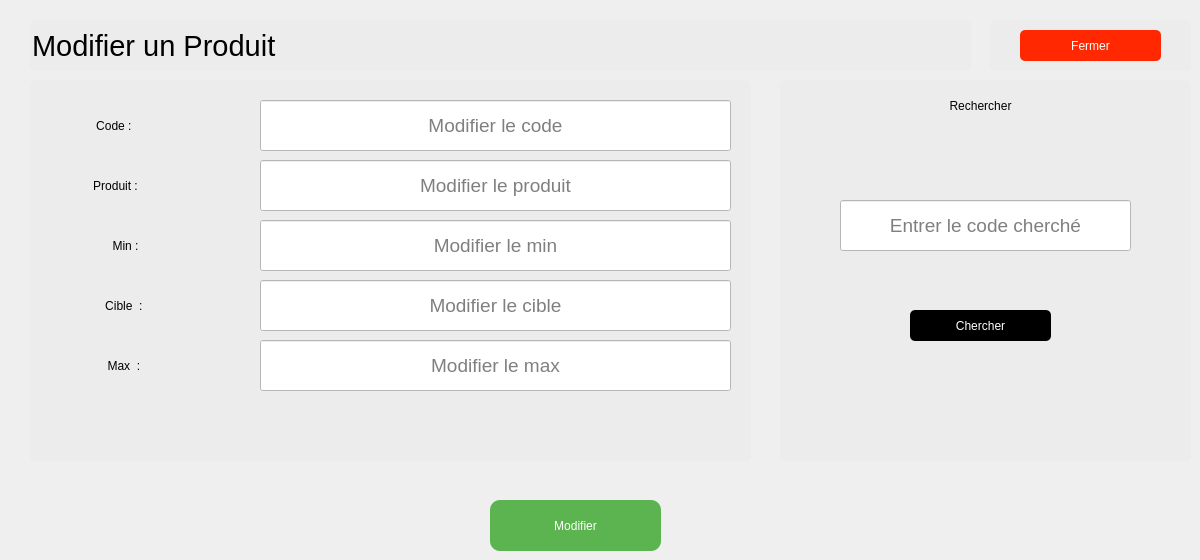
    <widget class="QWidget" name="tab_3">
     <attribute name="title">
      <string>Modifier</string>
     </attribute>
     <widget class="QLineEdit" name="modifyMinInput">
      <property name="geometry">
       <rect>
        <x>260</x>
        <y>220</y>
        <width>471</width>
        <height>51</height>
       </rect>
      </property>
      <property name="font">
       <font>
        <pointsize>14</pointsize>
       </font>
      </property>
      <property name="styleSheet">
       <string notr="true">background-color: rgb(255, 255, 255);</string>
      </property>
      <property name="alignment">
       <set>Qt::AlignCenter</set>
      </property>
      <property name="placeholderText">
       <string>Modifier le min</string>
      </property>
     </widget>
     <widget class="QLabel" name="label_8">
      <property name="geometry">
       <rect>
        <x>30</x>
        <y>290</y>
        <width>191</width>
        <height>31</height>
       </rect>
      </property>
      <property name="styleSheet">
       <string notr="true">
font: 14pt &quot;MS Shell Dlg 2&quot;;
background-color:#ececec;</string>
      </property>
      <property name="text">
       <string>Cible  : </string>
      </property>
      <property name="alignment">
       <set>Qt::AlignCenter</set>
      </property>
     </widget>
     <widget class="QPushButton" name="saveModificationsButton">
      <property name="geometry">
       <rect>
        <x>490</x>
        <y>500</y>
        <width>171</width>
        <height>51</height>
       </rect>
      </property>
      <property name="styleSheet">
       <string notr="true">/* Style de base pour le QPushButton */

QPushButton {
    background-color: #5bb450;
font: 75 15pt &quot;Nirmala UI&quot;; /* Bleu légèrement plus foncé que l'arrière-plan global */
    color: #ffffff; /* Texte blanc */
    border: 5px; /* Bordure bleue */
    border-radius: 10px; /* Coins arrondis */
    padding: 5px 10px; /* Espacement interne */

}

/* Style du QPushButton lorsqu'il est survolé */
QPushButton:hover {
    background-color: #1b6488; /* Bleu plus foncé au survol */
}

/* Style du QPushButton lorsqu'il est pressé (clic) */
QPushButton:pressed {
    background-color: #1a5c7a; /* Bleu encore plus foncé au clic */
}

/* Style du QPushButton lorsqu'il est en focus (tabulation) */
QPushButton:focus {
    outline: none; /* Supprimer le contour par défaut */
    border: 2px solid #1a5c7a; /* Bordure plus foncée lorsqu'en focus */
}

/* Style du QPushButton lorsqu'il est désactivé */
QPushButton:disabled {
    background-color: #b0b0b0; /* Fond gris clair pour les boutons désactivés */
    color: #707070; /* Couleur du texte grise pour les boutons désactivés */
    border: 2px solid #b0b0b0; /* Bordure grise pour les boutons désactivés */
}

/* Style général pour les widgets lorsqu'ils sont désactivés */
QWidget:disabled {
    background-color: #f0f0f0; /* Fond gris clair pour les widgets désactivés */
    color: #a0a0a0; /* Couleur du texte grise pour les widgets désactivés */
}
</string>
      </property>
      <property name="text">
       <string>Modifier</string>
      </property>
     </widget>
     <widget class="QLineEdit" name="modifyProduitInput">
      <property name="geometry">
       <rect>
        <x>260</x>
        <y>160</y>
        <width>471</width>
        <height>51</height>
       </rect>
      </property>
      <property name="font">
       <font>
        <pointsize>14</pointsize>
       </font>
      </property>
      <property name="styleSheet">
       <string notr="true">background-color: rgb(255, 255, 255);</string>
      </property>
      <property name="alignment">
       <set>Qt::AlignCenter</set>
      </property>
      <property name="placeholderText">
       <string>Modifier le produit</string>
      </property>
     </widget>
     <widget class="QLabel" name="label_9">
      <property name="geometry">
       <rect>
        <x>30</x>
        <y>350</y>
        <width>191</width>
        <height>31</height>
       </rect>
      </property>
      <property name="styleSheet">
       <string notr="true">
font: 14pt &quot;MS Shell Dlg 2&quot;;
background-color:#ececec;</string>
      </property>
      <property name="text">
       <string>Max  : </string>
      </property>
      <property name="alignment">
       <set>Qt::AlignCenter</set>
      </property>
     </widget>
     <widget class="QLabel" name="label_3">
      <property name="geometry">
       <rect>
        <x>50</x>
        <y>110</y>
        <width>131</width>
        <height>31</height>
       </rect>
      </property>
      <property name="styleSheet">
       <string notr="true">
font: 14pt &quot;MS Shell Dlg 2&quot;;
background-color:#ececec;</string>
      </property>
      <property name="text">
       <string>Code : </string>
      </property>
      <property name="alignment">
       <set>Qt::AlignCenter</set>
      </property>
     </widget>
     <widget class="QLineEdit" name="modifyCibleInput">
      <property name="geometry">
       <rect>
        <x>260</x>
        <y>280</y>
        <width>471</width>
        <height>51</height>
       </rect>
      </property>
      <property name="font">
       <font>
        <pointsize>14</pointsize>
       </font>
      </property>
      <property name="styleSheet">
       <string notr="true">background-color: rgb(255, 255, 255);</string>
      </property>
      <property name="alignment">
       <set>Qt::AlignCenter</set>
      </property>
      <property name="placeholderText">
       <string>Modifier le cible</string>
      </property>
     </widget>
     <widget class="QLineEdit" name="modifyCodeInput">
      <property name="geometry">
       <rect>
        <x>260</x>
        <y>100</y>
        <width>471</width>
        <height>51</height>
       </rect>
      </property>
      <property name="font">
       <font>
        <pointsize>14</pointsize>
       </font>
      </property>
      <property name="styleSheet">
       <string notr="true">background-color: rgb(255, 255, 255);</string>
      </property>
      <property name="alignment">
       <set>Qt::AlignCenter</set>
      </property>
      <property name="placeholderText">
       <string>Modifier le code</string>
      </property>
     </widget>
     <widget class="QLabel" name="label_5">
      <property name="geometry">
       <rect>
        <x>50</x>
        <y>170</y>
        <width>131</width>
        <height>31</height>
       </rect>
      </property>
      <property name="styleSheet">
       <string notr="true">
font: 14pt &quot;MS Shell Dlg 2&quot;;
background-color:#ececec;</string>
      </property>
      <property name="text">
       <string>Produit :</string>
      </property>
      <property name="alignment">
       <set>Qt::AlignCenter</set>
      </property>
     </widget>
     <widget class="QLabel" name="label_10">
      <property name="geometry">
       <rect>
        <x>60</x>
        <y>230</y>
        <width>131</width>
        <height>31</height>
       </rect>
      </property>
      <property name="styleSheet">
       <string notr="true">
font: 14pt &quot;MS Shell Dlg 2&quot;;
background-color:#ececec;</string>
      </property>
      <property name="text">
       <string>Min :</string>
      </property>
      <property name="alignment">
       <set>Qt::AlignCenter</set>
      </property>
     </widget>
     <widget class="QLineEdit" name="modifyMaxInput">
      <property name="geometry">
       <rect>
        <x>260</x>
        <y>340</y>
        <width>471</width>
        <height>51</height>
       </rect>
      </property>
      <property name="font">
       <font>
        <pointsize>14</pointsize>
       </font>
      </property>
      <property name="styleSheet">
       <string notr="true">background-color: rgb(255, 255, 255);</string>
      </property>
      <property name="alignment">
       <set>Qt::AlignCenter</set>
      </property>
      <property name="placeholderText">
       <string>Modifier le max</string>
      </property>
     </widget>
     <widget class="QLineEdit" name="lineEdit_17">
      <property name="geometry">
       <rect>
        <x>30</x>
        <y>20</y>
        <width>941</width>
        <height>51</height>
       </rect>
      </property>
      <property name="font">
       <font>
        <family>Nirmala UI</family>
        <pointsize>22</pointsize>
        <weight>9</weight>
        <italic>false</italic>
        <bold>false</bold>
       </font>
      </property>
      <property name="styleSheet">
       <string notr="true">font: 75 22pt &quot;Nirmala UI&quot;;
border-radius: 5px;
background-color:#ececec;</string>
      </property>
      <property name="text">
       <string>Modifier un Produit</string>
      </property>
      <property name="readOnly">
       <bool>true</bool>
      </property>
     </widget>
     <widget class="QLineEdit" name="lineEdit_18">
      <property name="geometry">
       <rect>
        <x>30</x>
        <y>80</y>
        <width>721</width>
        <height>381</height>
       </rect>
      </property>
      <property name="styleSheet">
       <string notr="true">font: 22pt &quot;Cascadia Code&quot;;
border-radius: 5px;
background-color:#ececec;</string>
      </property>
      <property name="readOnly">
       <bool>true</bool>
      </property>
     </widget>
     <widget class="QLineEdit" name="lineEdit_19">
      <property name="geometry">
       <rect>
        <x>780</x>
        <y>80</y>
        <width>411</width>
        <height>381</height>
       </rect>
      </property>
      <property name="styleSheet">
       <string notr="true">font: 22pt &quot;Cascadia Code&quot;;
border-radius: 5px;
background-color:#ececec;</string>
      </property>
      <property name="readOnly">
       <bool>true</bool>
      </property>
     </widget>
     <widget class="QLineEdit" name="lineEdit_23">
      <property name="geometry">
       <rect>
        <x>990</x>
        <y>20</y>
        <width>201</width>
        <height>51</height>
       </rect>
      </property>
      <property name="styleSheet">
       <string notr="true">font: 22pt &quot;Cascadia Code&quot;;
border-radius: 5px;
background-color:#ececec;</string>
      </property>
      <property name="readOnly">
       <bool>true</bool>
      </property>
     </widget>
     <widget class="QPushButton" name="pushButton_14">
      <property name="geometry">
       <rect>
        <x>1020</x>
        <y>30</y>
        <width>141</width>
        <height>31</height>
       </rect>
      </property>
      <property name="styleSheet">
       <string notr="true">font: 75 12pt &quot;Nirmala UI&quot;;
color: rgb(255, 255, 255);
border-radius: 5px;
background-color: #ff2800</string>
      </property>
      <property name="text">
       <string>Fermer</string>
      </property>
     </widget>
     <widget class="QLabel" name="label_26">
      <property name="geometry">
       <rect>
        <x>910</x>
        <y>90</y>
        <width>141</width>
        <height>31</height>
       </rect>
      </property>
      <property name="styleSheet">
       <string notr="true">
font: 16pt &quot;MS Shell Dlg 2&quot;;
background-color:#ececec;</string>
      </property>
      <property name="text">
       <string>Rechercher</string>
      </property>
      <property name="alignment">
       <set>Qt::AlignCenter</set>
      </property>
     </widget>
     <widget class="QLineEdit" name="searchCodeInput">
      <property name="geometry">
       <rect>
        <x>840</x>
        <y>200</y>
        <width>291</width>
        <height>51</height>
       </rect>
      </property>
      <property name="font">
       <font>
        <pointsize>14</pointsize>
       </font>
      </property>
      <property name="styleSheet">
       <string notr="true">background-color: rgb(255, 255, 255);</string>
      </property>
      <property name="alignment">
       <set>Qt::AlignCenter</set>
      </property>
      <property name="placeholderText">
       <string>Entrer le code cherché</string>
      </property>
     </widget>
     <widget class="QPushButton" name="searchButton">
      <property name="geometry">
       <rect>
        <x>910</x>
        <y>310</y>
        <width>141</width>
        <height>31</height>
       </rect>
      </property>
      <property name="styleSheet">
       <string notr="true">font: 75 12pt &quot;Nirmala UI&quot;;
color: rgb(255, 255, 255);
border-radius: 5px;
background-color: #000000;</string>
      </property>
      <property name="text">
       <string>Chercher</string>
      </property>
     </widget>
     <zorder>lineEdit_18</zorder>
     <zorder>lineEdit_17</zorder>
     <zorder>modifyMinInput</zorder>
     <zorder>label_8</zorder>
     <zorder>saveModificationsButton</zorder>
     <zorder>modifyProduitInput</zorder>
     <zorder>label_9</zorder>
     <zorder>label_3</zorder>
     <zorder>modifyCibleInput</zorder>
     <zorder>modifyCodeInput</zorder>
     <zorder>label_5</zorder>
     <zorder>label_10</zorder>
     <zorder>modifyMaxInput</zorder>
     <zorder>lineEdit_19</zorder>
     <zorder>lineEdit_23</zorder>
     <zorder>pushButton_14</zorder>
     <zorder>label_26</zorder>
     <zorder>searchCodeInput</zorder>
     <zorder>searchButton</zorder>
    </widget>
